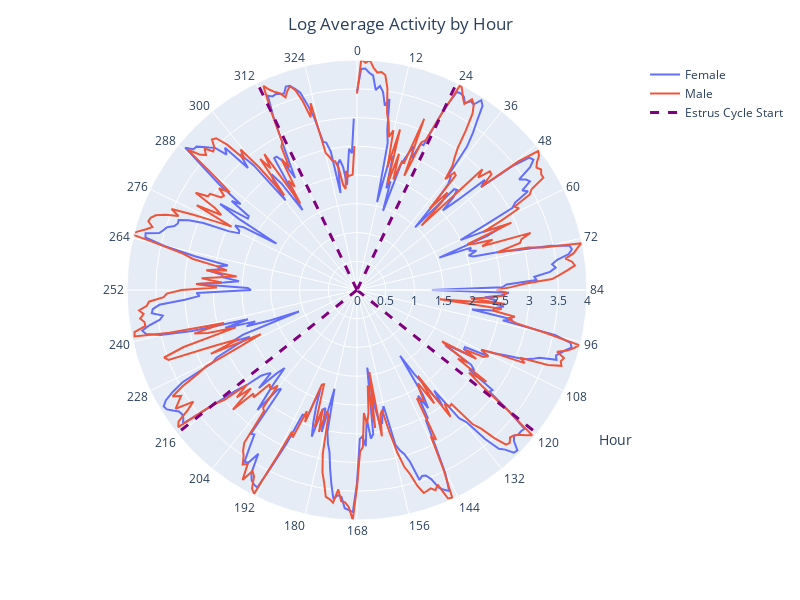

The notebook cell saved with this chart:
### Code cell
import plotly.graph_objects as go
radial_fem = fem_act.groupby('hour')[['avg']].mean().reset_index()
radial_fem['avg'] = np.log(radial_fem['avg'])
radial_fem['theta'] = radial_fem['hour'] / len(radial_fem['hour']) * 360
radial_male = male_act.groupby('hour')[['avg']].mean().reset_index()
radial_male['avg'] = np.log(radial_male['avg'])
radial_male['theta'] = radial_male['hour'] / len(radial_male['hour']) * 360

fig = px.line_polar(radial_fem, r='avg', theta='theta')
fig.add_trace(go.Scatterpolar(r=radial_male['avg'], theta=radial_male['theta'], mode='lines', name='Male', cliponaxis=False))
fig.update_layout(
    title=dict(
        text='Log Average Activity by Hour',
        x=0.5,
    ),
    width=800,
    height=600,
)
fig.update_polars(radialaxis=dict(
    visible=True,
    range=[0, 4],
))

for i in range(1, 14, 4):
    fig.add_trace(go.Scatterpolar(
        r=[0, 4],
        theta=[(i*24) / len(radial_fem['hour']) * 360, (i*24) / len(radial_fem['hour']) * 360],
        mode='lines',
        line=dict(
            color='purple',
            width=3,
            dash='dash',
        ),
        name='Estrus Cycle Start',
        showlegend=False,
    ))

fig.data[0].name = 'Female'
fig.data[0].showlegend = True
fig.data[-1].showlegend = True

fig.update_layout(
    polar=dict(
        angularaxis=dict(
            tickmode='array',
            tickvals=[round(i/len(radial_fem['hour'])*360) for i in range(0, max(radial_fem['hour']), 12)],
            ticktext=[f'{i}' for i in range(0, max(radial_fem['hour']), 12)],
        ),
    ),
)

# add labels for axis
fig.add_annotation(
    x=1,
    y=0.15,
    xref='paper',
    yref='paper',
    text='Hour',
    showarrow=False,
    font=dict(
        size=14,
    ),
)

fig.show()

### Figure 1 — Plotly figure (JSON) as saved in the notebook; plotly's stock layout.template omitted (floating-point values rounded to 4 significant figures; data arrays with more than 128 entries replaced by an {"elided": "..."} marker saying what was removed)
{"data": [{"hovertemplate": "avg=%{r}<br>theta=%{theta}<extra></extra>", "legendgroup": "", "line": {"color": "#636efa", "dash": "solid"}, "marker": {"symbol": "circle"}, "mode": "lines", "name": "Female", "r": {"elided": "336 float values"}, "showlegend": true, "subplot": "polar", "theta": {"elided": "336 float values"}, "type": "scatterpolar"}, {"cliponaxis": false, "mode": "lines", "name": "Male", "r": {"elided": "336 float values"}, "theta": {"elided": "336 float values"}, "type": "scatterpolar"}, {"line": {"color": "purple", "dash": "dash", "width": 3}, "mode": "lines", "name": "Estrus Cycle Start", "r": [0, 4], "showlegend": false, "theta": [25.71, 25.71], "type": "scatterpolar"}, {"line": {"color": "purple", "dash": "dash", "width": 3}, "mode": "lines", "name": "Estrus Cycle Start", "r": [0, 4], "showlegend": false, "theta": [128.6, 128.6], "type": "scatterpolar"}, {"line": {"color": "purple", "dash": "dash", "width": 3}, "mode": "lines", "name": "Estrus Cycle Start", "r": [0, 4], "showlegend": false, "theta": [231.4, 231.4], "type": "scatterpolar"}, {"line": {"color": "purple", "dash": "dash", "width": 3}, "mode": "lines", "name": "Estrus Cycle Start", "r": [0, 4], "showlegend": true, "theta": [334.3, 334.3], "type": "scatterpolar"}], "layout": {"annotations": [{"font": {"size": 14}, "showarrow": false, "text": "Hour", "x": 1, "xref": "paper", "y": 0.15, "yref": "paper"}], "height": 600, "legend": {"tracegroupgap": 0}, "margin": {"t": 60}, "polar": {"angularaxis": {"direction": "clockwise", "rotation": 90, "tickmode": "array", "ticktext": ["0", "12", "24", "36", "48", "60", "72", "84", "96", "108", "120", "132", "144", "156", "168", "180", "192", "204", "216", "228", "240", "252", "264", "276", "288", "300", "312", "324"], "tickvals": [0, 13, 26, 39, 51, 64, 77, 90, 103, 116, 129, 141, 154, 167, 180, 193, 206, 219, 231, 244, 257, 270, 283, 296, 309, 321, 334, 347]}, "domain": {"x": [0, 1], "y": [0, 1]}, "radialaxis": {"range": [0, 4], "visible": true}}, "title": {"text": "Log Average Activity by Hour", "x": 0.5}, "width": 800}}
